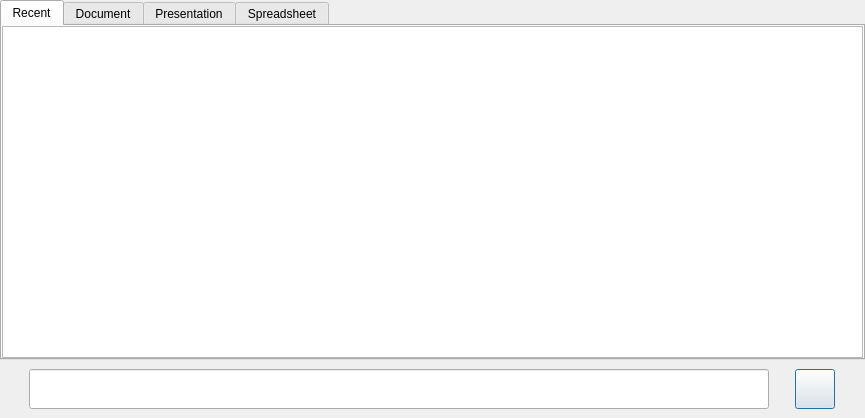
<?xml version="1.0" encoding="UTF-8"?>
<ui version="4.0">
 <class>FileChooserDialog</class>
 <widget class="QDialog" name="FileChooserDialog">
  <property name="geometry">
   <rect>
    <x>0</x>
    <y>0</y>
    <width>865</width>
    <height>418</height>
   </rect>
  </property>
  <property name="sizePolicy">
   <sizepolicy hsizetype="Expanding" vsizetype="Expanding">
    <horstretch>0</horstretch>
    <verstretch>0</verstretch>
   </sizepolicy>
  </property>
  <property name="windowTitle">
   <string>File Chooser</string>
  </property>
  <layout class="QVBoxLayout" name="verticalLayout">
   <property name="spacing">
    <number>0</number>
   </property>
   <property name="margin">
    <number>0</number>
   </property>
   <item>
    <widget class="QTabWidget" name="fileChooser">
     <property name="sizePolicy">
      <sizepolicy hsizetype="Expanding" vsizetype="Expanding">
       <horstretch>0</horstretch>
       <verstretch>1</verstretch>
      </sizepolicy>
     </property>
     <property name="tabPosition">
      <enum>QTabWidget::North</enum>
     </property>
     <property name="tabShape">
      <enum>QTabWidget::Rounded</enum>
     </property>
     <property name="currentIndex">
      <number>0</number>
     </property>
     <property name="iconSize">
      <size>
       <width>16</width>
       <height>16</height>
      </size>
     </property>
     <widget class="QWidget" name="recentTab">
      <property name="sizePolicy">
       <sizepolicy hsizetype="Expanding" vsizetype="Expanding">
        <horstretch>0</horstretch>
        <verstretch>0</verstretch>
       </sizepolicy>
      </property>
      <attribute name="title">
       <string>Recent</string>
      </attribute>
      <layout class="QVBoxLayout" name="verticalLayout_5">
       <property name="margin">
        <number>0</number>
       </property>
       <item>
        <widget class="QListView" name="recentView">
         <property name="editTriggers">
          <set>QAbstractItemView::NoEditTriggers</set>
         </property>
         <property name="showDropIndicator" stdset="0">
          <bool>false</bool>
         </property>
        </widget>
       </item>
      </layout>
     </widget>
     <widget class="QWidget" name="documentTab">
      <attribute name="icon">
       <iconset resource="CalligraMobile.qrc">
        <normaloff>:/images/48x48/Document.png</normaloff>:/images/48x48/Document.png</iconset>
      </attribute>
      <attribute name="title">
       <string>Document</string>
      </attribute>
      <layout class="QVBoxLayout" name="verticalLayout_4">
       <property name="margin">
        <number>0</number>
       </property>
       <item>
        <widget class="QListView" name="documentView">
         <property name="layoutDirection">
          <enum>Qt::LeftToRight</enum>
         </property>
         <property name="lineWidth">
          <number>0</number>
         </property>
        </widget>
       </item>
      </layout>
     </widget>
     <widget class="QWidget" name="presentationTab">
      <property name="sizePolicy">
       <sizepolicy hsizetype="Expanding" vsizetype="Expanding">
        <horstretch>0</horstretch>
        <verstretch>0</verstretch>
       </sizepolicy>
      </property>
      <attribute name="icon">
       <iconset resource="CalligraMobile.qrc">
        <normaloff>:/images/48x48/Presenter.png</normaloff>:/images/48x48/Presenter.png</iconset>
      </attribute>
      <attribute name="title">
       <string>Presentation</string>
      </attribute>
      <layout class="QVBoxLayout" name="verticalLayout_3">
       <property name="margin">
        <number>0</number>
       </property>
       <item>
        <widget class="QListView" name="presentationView"/>
       </item>
      </layout>
     </widget>
     <widget class="QWidget" name="spreadsheetTab">
      <property name="sizePolicy">
       <sizepolicy hsizetype="Expanding" vsizetype="Expanding">
        <horstretch>0</horstretch>
        <verstretch>0</verstretch>
       </sizepolicy>
      </property>
      <attribute name="icon">
       <iconset resource="CalligraMobile.qrc">
        <normaloff>:/images/48x48/SpreadSheet.png</normaloff>:/images/48x48/SpreadSheet.png</iconset>
      </attribute>
      <attribute name="title">
       <string>Spreadsheet</string>
      </attribute>
      <layout class="QVBoxLayout" name="verticalLayout_2">
       <property name="margin">
        <number>0</number>
       </property>
       <item>
        <widget class="QListView" name="spreadsheetView"/>
       </item>
      </layout>
     </widget>
    </widget>
   </item>
   <item>
    <widget class="QWidget" name="horizontalLayoutWidget" native="true">
     <property name="sizePolicy">
      <sizepolicy hsizetype="Expanding" vsizetype="Preferred">
       <horstretch>0</horstretch>
       <verstretch>0</verstretch>
      </sizepolicy>
     </property>
     <layout class="QGridLayout" name="gridLayout">
      <property name="sizeConstraint">
       <enum>QLayout::SetMinimumSize</enum>
      </property>
      <item row="0" column="1">
       <widget class="QPushButton" name="levelUp">
        <property name="sizePolicy">
         <sizepolicy hsizetype="Expanding" vsizetype="Expanding">
          <horstretch>0</horstretch>
          <verstretch>0</verstretch>
         </sizepolicy>
        </property>
        <property name="minimumSize">
         <size>
          <width>40</width>
          <height>40</height>
         </size>
        </property>
        <property name="maximumSize">
         <size>
          <width>40</width>
          <height>40</height>
         </size>
        </property>
        <property name="text">
         <string/>
        </property>
        <property name="icon">
         <iconset resource="CalligraMobile.qrc">
          <normaloff>:/images/64x64/VirtualKeyBoard/change.png</normaloff>:/images/64x64/VirtualKeyBoard/change.png</iconset>
        </property>
        <property name="iconSize">
         <size>
          <width>40</width>
          <height>40</height>
         </size>
        </property>
        <property name="autoDefault">
         <bool>true</bool>
        </property>
       </widget>
      </item>
      <item row="0" column="0">
       <widget class="QLineEdit" name="filePath">
        <property name="sizePolicy">
         <sizepolicy hsizetype="Expanding" vsizetype="Expanding">
          <horstretch>0</horstretch>
          <verstretch>0</verstretch>
         </sizepolicy>
        </property>
        <property name="minimumSize">
         <size>
          <width>740</width>
          <height>40</height>
         </size>
        </property>
        <property name="maximumSize">
         <size>
          <width>740</width>
          <height>40</height>
         </size>
        </property>
       </widget>
      </item>
     </layout>
    </widget>
   </item>
  </layout>
 </widget>
 <resources>
  <include location="CalligraMobile.qrc"/>
 </resources>
 <connections/>
</ui>
